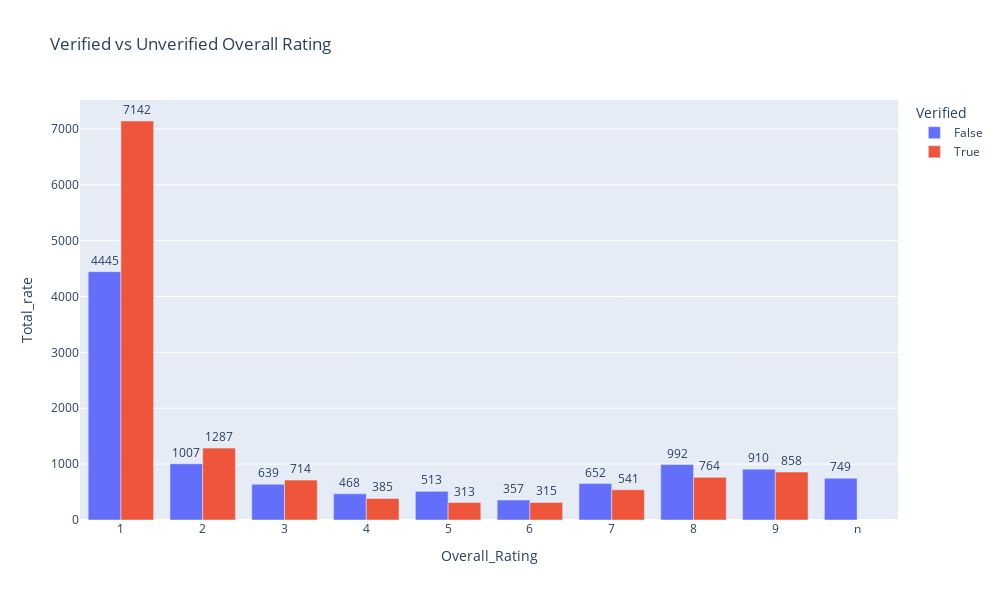

Notebook code for this chart:
### Markdown cell above
## Create a grouped bar chart to have Verified vs Unverified in Overall Rating

### Code cell
Ove_Ver_rate_df = flight_df.groupby(['Overall_Rating','Verified']).size().reset_index(name='Total_rate')
fig = px.bar(Ove_Ver_rate_df,
             x="Overall_Rating",
             y="Total_rate",
             color="Verified",
             height= 600,
             width= 1000,
             text_auto=True,
             barmode='group',
            title="Verified vs Unverified Overall Rating",
         )
fig.update_traces(textfont_size=12, textangle=0, textposition="outside", cliponaxis=False)
fig.show()

### Figure 1 — Plotly figure (JSON) as saved in the notebook; plotly's stock layout.template omitted (floating-point values rounded to 4 significant figures)
{"data": [{"alignmentgroup": "True", "cliponaxis": false, "hovertemplate": "Verified=False<br>Overall_Rating=%{x}<br>Total_rate=%{y}<extra></extra>", "legendgroup": "False", "marker": {"color": "#636efa", "pattern": {"shape": ""}}, "name": "False", "offsetgroup": "False", "orientation": "v", "showlegend": true, "textangle": 0, "textfont": {"size": 12}, "textposition": "outside", "texttemplate": "%{y}", "type": "bar", "x": ["1", "2", "3", "4", "5", "6", "7", "8", "9", "n"], "xaxis": "x", "y": [4445, 1007, 639, 468, 513, 357, 652, 992, 910, 749], "yaxis": "y"}, {"alignmentgroup": "True", "cliponaxis": false, "hovertemplate": "Verified=True<br>Overall_Rating=%{x}<br>Total_rate=%{y}<extra></extra>", "legendgroup": "True", "marker": {"color": "#EF553B", "pattern": {"shape": ""}}, "name": "True", "offsetgroup": "True", "orientation": "v", "showlegend": true, "textangle": 0, "textfont": {"size": 12}, "textposition": "outside", "texttemplate": "%{y}", "type": "bar", "x": ["1", "2", "3", "4", "5", "6", "7", "8", "9"], "xaxis": "x", "y": [7142, 1287, 714, 385, 313, 315, 541, 764, 858], "yaxis": "y"}], "layout": {"barmode": "group", "height": 600, "legend": {"title": {"text": "Verified"}, "tracegroupgap": 0}, "title": {"text": "Verified vs Unverified Overall Rating"}, "width": 1000, "xaxis": {"anchor": "y", "autorange": true, "domain": [0, 1], "range": [-0.5, 9.5], "title": {"text": "Overall_Rating"}, "type": "category"}, "yaxis": {"anchor": "x", "autorange": true, "domain": [0, 1], "range": [0, 7518.0], "title": {"text": "Total_rate"}, "type": "linear"}}}
